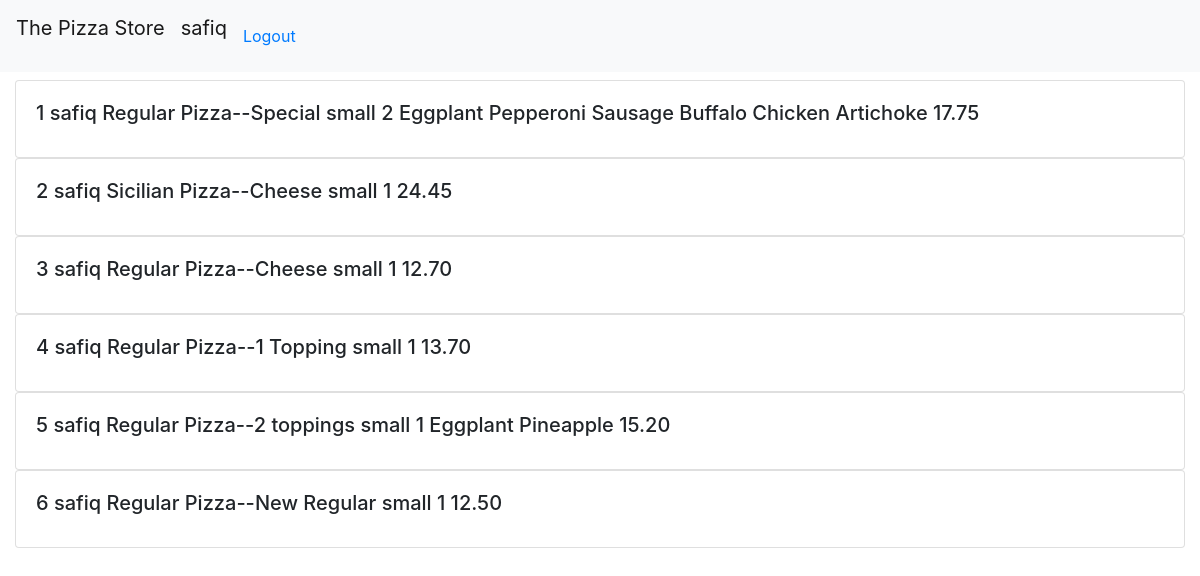
/orders_view (signed in), run on the app's committed database.
### orders/models.py (models this page shows)
class Orders(models.Model):
    order_id=models.IntegerField(primary_key=True)
    category=models.CharField(max_length=64)
    size=models.CharField(max_length=10)
    price=models.DecimalField(max_digits=5,decimal_places=2)
    quantity=models.IntegerField()
    toppings=models.CharField(max_length=64,null=True,blank=True)
    type=models.CharField(max_length=64,null=True,blank=True)
    user_id=models.ForeignKey(User,on_delete=models.CASCADE)
    total=models.DecimalField(max_digits=5, decimal_places=2,null=True,blank=True)
    def __str__(self):
        return f"{self.order_id} --- {self.category} --- {self.size} ---{self.type} --- {self.price} --- {self.quantity} --- {self.user_id} --- {self.toppings}"

### orders/views.py (the view)
# urls.py: path("orders_view",views.orders_view,name="orders_view"),
def orders_view(request):
    orders=Orders.objects.all()
    print(orders)
    context = {
            "user": request.user,
            "category":orders
        }
    if not request.user.is_authenticated:
        return render(request, "pizza/login.html", {"message": None})
    if not request.user=="saf":
        return render(request,"pizza/orders.html",context)
    else:
        return HttpResponse("Sorry Wrong URL")

### orders/templates/pizza/orders.html (shortened to what this page needs)
{% extends "pizza/layout.html" %}
{% load static %}
{% block body %}
<nav class="navbar navbar-expand-lg navbar-light bg-light fixed-top">
    <p class="navbar-brand" href="#">The Pizza Store</p>
    <p class="navbar-brand" href="#">{{ user.username }}</p>
    <a href="{% url 'logout' %}">Logout</a>
</nav>
<div class="container-fluid">
    <div class="row" style="margin-top: 5rem;">
        <div class="col-sm-12" style="height: 100vh; overflow-y: scroll;">
            {% for cat in category %}
            <div class="row">
                <div class="col-sm-12">
                    <div class="card">
                        <div class="card-body">
                            <h5 class="card-title">{{cat.order_id }}  {{cat.user_id}} {{ cat.category}}--{{ cat.type}} {{cat.size}} {{cat.quantity}} {{ cat.toppings}} {{ cat.price}}</h5>
                        </div>
                    </div>
                </div>
            </div>
            {% endfor %}
        </div>
    </div>
</div>
{% endblock %}

### data on the page
Orders: order_id "1", user_id "safiq", category "Regular Pizza", type "Special", size "small", quantity "2", toppings "Eggplant Pepperoni Sausage Buffalo Chicken Artichoke", price "17.75"
Orders: order_id "2", user_id "safiq", category "Sicilian Pizza", type "Cheese", size "small", quantity "1", price "24.45"
Orders: order_id "3", user_id "safiq", category "Regular Pizza", type "Cheese", size "small", quantity "1", price "12.70"
Orders: order_id "4", user_id "safiq", category "Regular Pizza", type "1 Topping", size "small", quantity "1", price "13.70"
Orders: order_id "5", user_id "safiq", category "Regular Pizza", type "2 toppings", size "small", quantity "1", toppings "Eggplant Pineapple", price "15.20"
Orders: order_id "6", user_id "safiq", category "Regular Pizza", type "New Regular", size "small", quantity "1", price "12.50"

### other printed values
{{ user.username }} "safiq"
